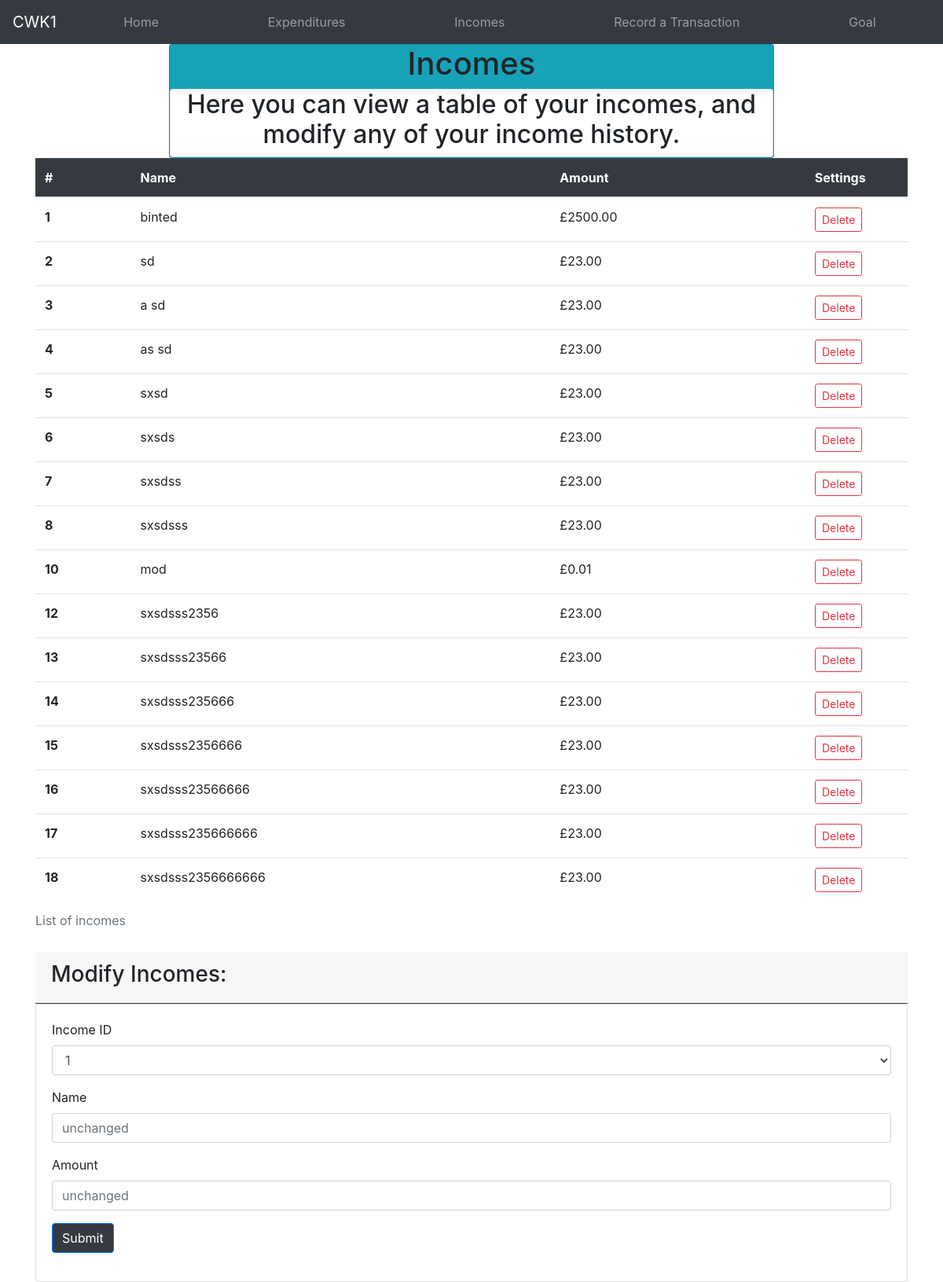
The page /incomes on the database its author committed.
### app/models.py (models this page shows)
class Income(db.Model):
    id = db.Column(db.Integer, primary_key=True)
    name = db.Column(db.String(500), index=True, unique=True, nullable=False)
    amount = db.Column(db.Float, nullable=False)

### app/views.py (the view, shortened to what this page needs)
@app.route('/incomes', methods=['GET', 'POST'])
def incomes():
    modify_form = ModifyIncomeForm()
    with app.app_context():
        incomes_list = db.session.query(models.Income).all()
    for x in incomes_list:
        modify_form.id.choices.append(x.id)
    incomes_count = len(incomes_list)
    incomes = {'description': 'Here you can view a table of your incomes, and modify any of your income history.'}
    return render_template('incomes.html', title='Incomes', incomes_list=incomes_list, incomes_count=incomes_count, incomes=incomes, modify_form=modify_form)

### app/forms.py
class ModifyIncomeForm(FlaskForm):
    id = SelectField('Income ID', validators=[DataRequired()], choices=[])
    name = StringField('Name', validators=[Optional()])
    amount = FloatField('Amount', validators=[
                        Optional(), NumberRange(min=0.01, max=9.0e12)])
    submit = SubmitField('Save Changes')

### app/templates/incomes.html (shortened to what this page needs)
{% extends "base.html" %}]
{%block content%}
<div class="flex-row">
  <div class="card bg-info text-center">
  <h1>Incomes</h1>
  <div class="card">
      <h2>{{incomes.description}}</h2>
      </div>
  </div>
  </div>
  </div>
{% if incomes_count>0 %}
<div class="container">
    <table class="table table-hover">
        <caption>List of incomes</caption>
        <thead class="table-dark">
          <tr>
            <th scope="col">#</th>
            <th scope="col">Name</th>
            <th scope="col">Amount</th>
            <th scope="col">
              <div class="row justify-content-md-center">
                Settings
                </div>
            </th>
          </tr>
        </thead>
        <tbody>
          {% for x in range(1,incomes_count+1) %}
          <tr>
            <th scope="row">{{incomes_list[x-1].id}}</th>
            <td>{{incomes_list[x-1].name}}</td>
            <td>£{{'%0.2f'|format(incomes_list[x-1].amount|float)}}</td>
            <td>
              <div class="row justify-content-center">
                  <form method="post" action="{{ url_for('delete_income', id=incomes_list[x-1].id) }}" class="mr-1">
                      <button type="submit" class="btn btn-outline-danger btn-sm">Delete</button>
                  </form>
              </div>
          </td>
          </tr>
          {% endfor %}
        </tbody>
      </table>
      <div class="card-header border-dark">
        <h3>Modify Incomes:</h3>
      </div>
      <div class="card card-body">
        <form method="post" action="" name="incomeform">
            <div class="mb-3">
                {{ modify_form.id.label }}
                {{ modify_form.id(class="form-control") }}
            </div>
            <div class="mb-3">
                {{ modify_form.name.label }}
                {{ modify_form.name(class="form-control", placeholder='unchanged')}}
            </div>
            <div class="mb-3">
                {{ modify_form.amount.label }}
                {{ modify_form.amount(class="form-control", placeholder='unchanged')}}
            </div>
            <p><input type="submit" class="btn btn-primary bg-dark" value="Submit"></p>
        </form>
        </div>
</div>
{%endif%}
{%endblock%}

### rows shown on the page
Income: id "1", name "binted", amount "2500.00"
Income: id "2", name "sd", amount "23.00"
Income: id "3", name "a sd", amount "23.00"
Income: id "4", name "as sd", amount "23.00"
Income: id "5", name "sxsd", amount "23.00"
Income: id "6", name "sxsds", amount "23.00"
Income: id "7", name "sxsdss", amount "23.00"
Income: id "8", name "sxsdsss", amount "23.00"
Income: id "10", name "mod", amount "0.01"
Income: id "12", name "sxsdsss2356", amount "23.00"
Income: id "13", name "sxsdsss23566", amount "23.00"
Income: id "14", name "sxsdsss235666", amount "23.00"
Income: id "15", name "sxsdsss2356666", amount "23.00"
Income: id "16", name "sxsdsss23566666", amount "23.00"
Income: id "17", name "sxsdsss235666666", amount "23.00"
Income: id "18", name "sxsdsss2356666666", amount "23.00"

### other values the page prints
{{ incomes.description }} "Here you can view a table of your incomes, and modify any of your income history."
{{ modify_form.id.label }} "Income ID"
{{ modify_form.name.label }} "Name"
{{ modify_form.amount.label }} "Amount"
